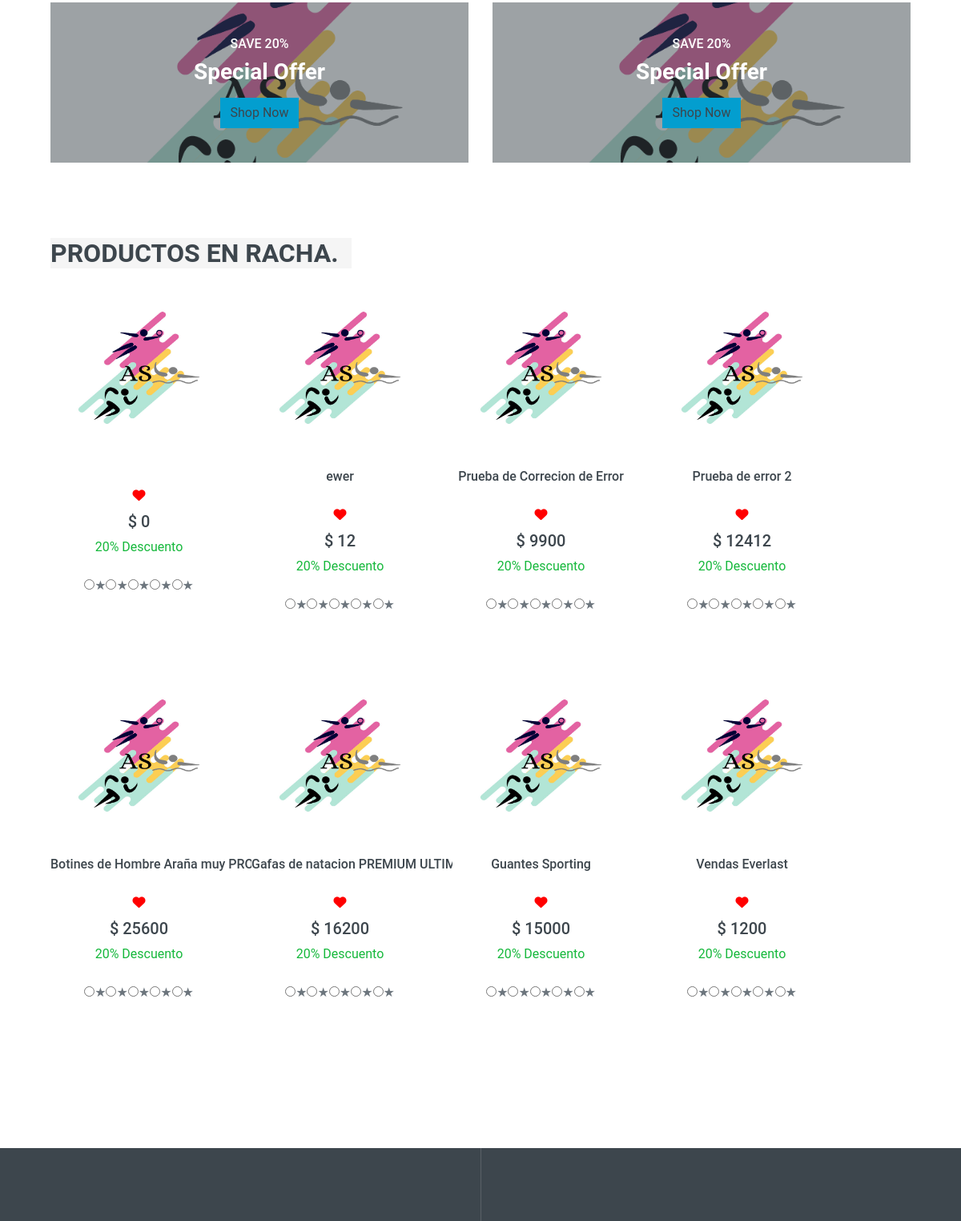
Before: / (middle part) with the older database file.
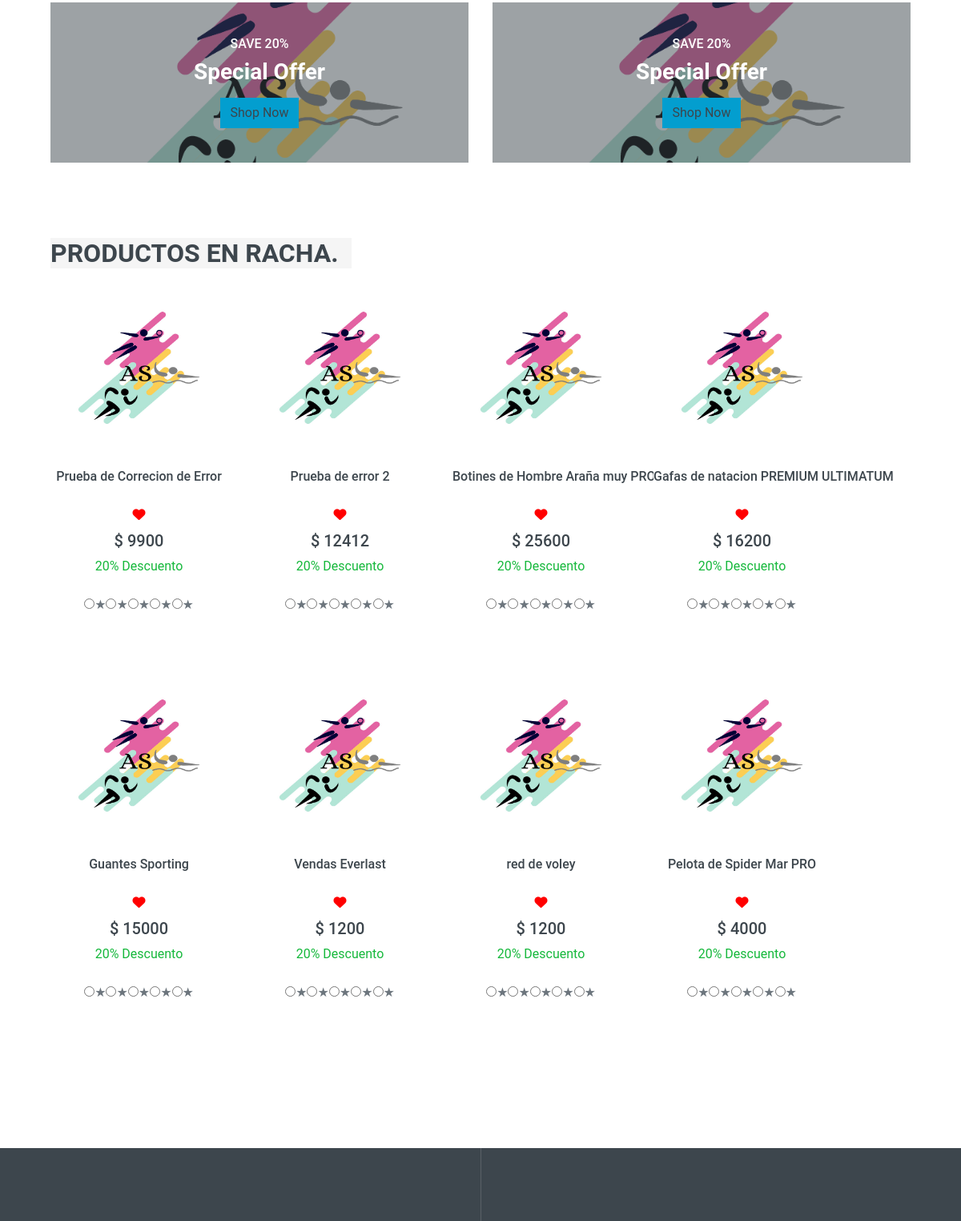
After: the same page with the newer database file.
### tables this page shows
CREATE TABLE `productos` (
  `id` int(100) UNSIGNED NOT NULL,
  `nombre_prod` varchar(150) NOT NULL,
  `descripcion` varchar(250) NOT NULL,
  `texto` text NOT NULL,
  `id_deporte` int(100) NOT NULL,
  `precio` int(100) NOT NULL,
  `fecha_alta` datetime NOT NULL,
  `id_usuario` int(100) NOT NULL,
  `imagen` mediumblob NOT NULL DEFAULT 'pred.png',
  `descuento` int(11) DEFAULT NULL,
  `cantidad` int(255) NOT NULL
);

### index.php (called while the page is built, shortened)
<?php
require_once "includes/config.php";
if (!$_GET) {
    $sql = "SELECT * FROM `productos` ORDER BY fecha_alta DESC LIMIT 8;";
    $res = mysqli_query($conn, $sql);
    $productos_nuevos = mysqli_fetch_all($res, MYSQLI_ASSOC);
}
require_once "views/layout.php";

### views/home.php (the view, shortened to what this page needs)
<link href="css/style.css" rel="stylesheet">
<div style="margin-right: 0px">
    <div class="container-fluid pt-5 pb-3">
        <div class="row px-xl-5">
            <div class="col-md-6">
                <div class="product-offer mb-30" style="height: 200px;">
                    <img class="img-fluid" src="img/principal.png" alt="">
                    <div class="offer-text">
                        <h6 class="text-white text-uppercase">Save 20%</h6>
                        <h3 class="text-white mb-3">Special Offer</h3>
                        <a href="" class="btn text-dark" style="background-color:rgb(3 158 207);">Shop Now</a>
                    </div>
                </div>
            </div>
            <div class="col-md-6">
                <div class="product-offer mb-30" style="height: 200px;">
                    <img class="img-fluid" src="img/principal.png" alt="">
                    <div class="offer-text">
                        <h6 class="text-white text-uppercase">Save 20%</h6>
                        <h3 class="text-white mb-3">Special Offer</h3>
                        <a href="" class="btn text-dark" style="background-color:rgb(3 158 207);">Shop Now</a>
                    </div>
                </div>
            </div>
        </div>
    </div>
</div>
<div style="margin-right:  100px">
    <div class="container-fluid pt-5 pb-3">
        <h2 class="section-title position-relative text-uppercase mx-xl-5 mb-4"><span class="bg-secondary pr-3">
                Productos
                en racha. </span></h2>
        <div class="row px-xl-5">
            <?php foreach ($productos_nuevos as $nuevos) {
            ?>
                <div class="col-lg-3 col-md-4 col-sm-6 pb-1">
                    <div class="product-item bg-light mb-4">
                        <div class="product-img position-relative overflow-hidden">
                            <?php
                            if (file_exists('img/productos/' . $nuevos['id'] . '/principal.jpg')) { ?>
                                <img class="card-img-top" width="900" height="200" src="img/productos/<?php echo $nuevos['id']; ?>/principal.jpg">
                            <?php
                            } ?>
                            <div class="product-action">
                            </div>
                        </div>
                        <div class="text-center py-4">
                            <a class="h6 text-decoration-none text-truncate" href="products_read_more.php?id=<?php echo $nuevos['id'] ?>">
                                <?php echo $nuevos['nombre_prod'] ?>
                                <div align="center" &nbsp;&nbsp;>
                                    &nbsp;&nbsp;&nbsp;&nbsp;&nbsp;&nbsp;&nbsp;&nbsp;&nbsp;&nbsp;&nbsp;&nbsp;&nbsp;&nbsp;<a>
                                        <i class="fa-solid fa-heart" style="color:red;"></i> </a></div>
                            </a>
                            <div class="d-flex align-items-center justify-content-center mt-2">
                                <h5>$
                                    <?php echo $nuevos['precio'] ?>
                                </h5>
                            </div>
                            <div align="center">
                                <FONT COLOR="#15b83b">20% Descuento</FONT>
                            </div>
                        </div>
                        <div align="center">
                            <form>
                                <p class="clasificacion">
                                    <input id="radio1" type="radio" name="estrellas" value="5"><label for="radio1">★</label><input id="radio2" type="radio" name="estrellas" value="4"><label for="radio2">★</label><input id="radio3" type="radio" name="estrellas" value="3"><label for="radio3">★</label><input id="radio4" type="radio" name="estrellas" value="2"><label for="radio4">★</label><input id="radio5" type="radio" name="estrellas" value="1"><label for="radio5">★</label>
                                </p>
                            </form>
                        </div>
                        <br>
                    </div>
                </div>
            <?php } ?>
        </div>
    </div>
</div>

Changed rows visible on the page:
removed productos: precio "0"
removed productos: nombre_prod "ewer", precio "12"
changed productos "Prueba de Correcion de Error": estrellas "☐" → "☐ ★"
now on this page (row edited): productos: nombre_prod "red de voley", precio "1200"
now on this page (row edited): productos: nombre_prod "Pelota de Spider Mar PRO", precio "4000"
